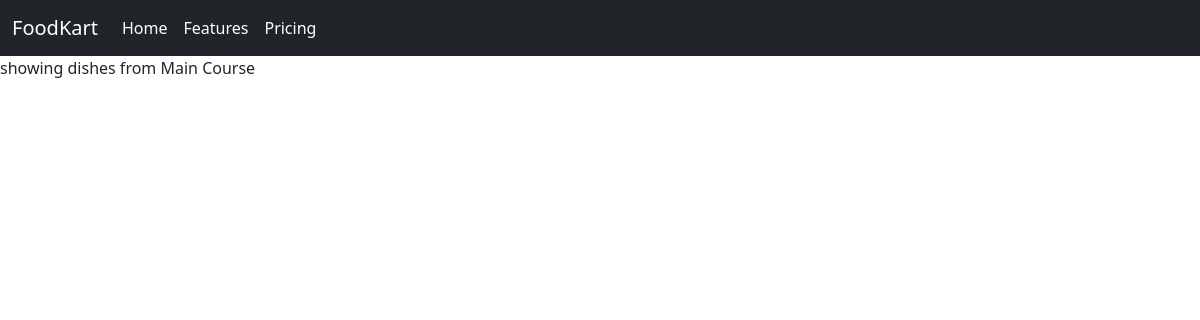
/tag_search/Main Course, run on an earlier commit of the app's database.
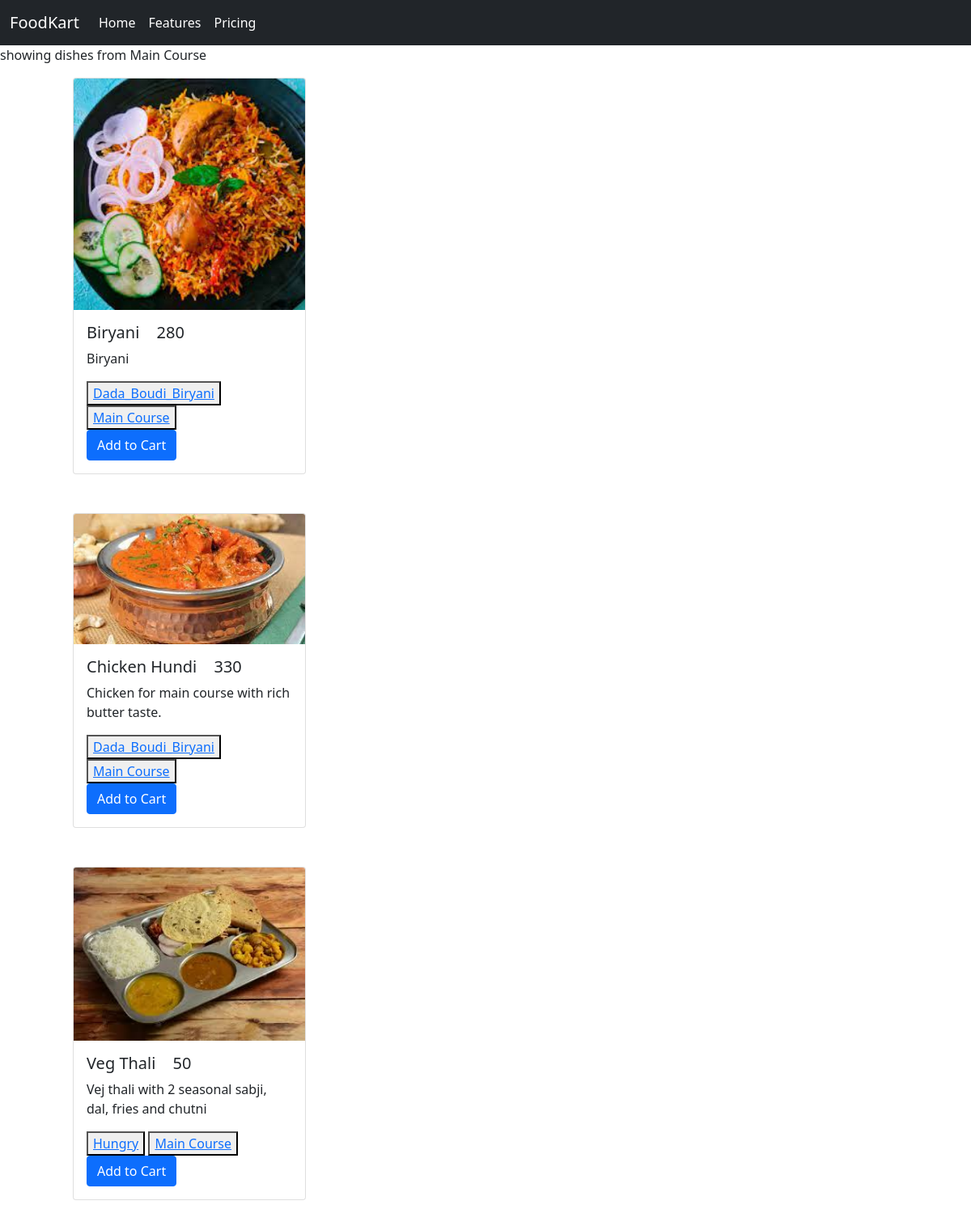
And on a later commit of the database.
### menu/models.py (models this page shows, shortened)
class Tags(models.Model):
    tag = models.CharField(max_length=100)
    id = models.AutoField(primary_key=True)
    def __str__(self):
        return f'{self.tag}'

class Dish(models.Model):
    id = models.AutoField(primary_key=True)
    name = models.CharField(max_length=200, null = False, blank = False, default = 'newItem')
    description = models.TextField()
    price = models.IntegerField()
    image = models.ImageField(null = False, blank = False)
    tags = models.ForeignKey(Tags, on_delete = models.CASCADE, null = True)
    resturant = models.ForeignKey(Resturant, on_delete = models.CASCADE)

### menu/views.py (the view)
# urls.py: path('tag_search/<str:tag>', views.tag_search, name = 'tag_search')
def tag_search(request, tag):
    dish = []
    for i in Dish.objects.all():
        tags = str(i.tags)
        if tags == tag:
            dish.append(i)
    context = {
        'dish' : dish,
        'tag' : tag
    }
    return render(request, 'menu/index.html', context = context)

### Templates/menu/index.html (shortened to what this page needs)
{%load static%}
<!DOCTYPE html>
<html lang="en">
<head>
    <link href="https://cdn.jsdelivr.net/npm/bootstrap@5.1.3/dist/css/bootstrap.min.css" rel="stylesheet"
>
</head>
<body>
    <nav class="navbar navbar-expand-lg bg-dark ">
        <div class="container-fluid">
          <a class="navbar-brand text-white" href="{% url 'index' %}">FoodKart</a>
          <div class="collapse navbar-collapse" id="navbarNav">
            <ul class="navbar-nav">
              <li class="nav-item">
                <a class="nav-link active text-white" aria-current="page" href="#">Home</a>
              </li>
              <li class="nav-item">
                <a class="nav-link text-white" href="#">Features</a>
              </li>
              <li class="nav-item">
                <a class="nav-link text-white" href="#">Pricing</a>
              </li>
            </ul>
          </div>
        </div>
      </nav>
      {%if resturant or tag%}
        <p>showing dishes from {{resturant}} {{tag}}</p>
      {%endif%}
    {%for i in dish%}
    <div class="container">
    <div class="card mx-5" style="width: 18rem;">
        <img src="{{i.image.url}}" class="card-img-top" alt="...">
        <div class="card-body">
          <h5 class="card-title">{{i.name}} <span class="mx-3">{{i.price}}</span></h5>
          <p class="card-text">{{i.description}}</p>
          <button ><a href="{% url 'resturant_search' i.resturant%}">{{i.resturant}}</a></button>
          <button ><a href="{% url 'tag_search' i.tags%}">{{i.tags}}</a></button>
          <br>
          <a href="#" class="btn btn-primary">Add to Cart</a>
        </div>
      </div>
    </div>
      <br><br>
    {%endfor%}
</body>
</html>

What changed in the data, as far as the page shows it:
now on this page (row unchanged): Tags: tag "Main Course"
now on this page (row edited): Dish: image (picture), name "Biryani", price "280", description "Biryani", resturant "Dada_Boudi_Biryani", tags "Main Course"
now on this page (row edited): Dish: image (picture), name "Chicken Hundi", price "330", description "Chicken for main course with rich butter taste.", resturant "Dada_Boudi_Biryani", tags "Main Course"
now on this page (row edited): Dish: image (picture), name "Veg Thali", price "50", description "Vej thali with 2 seasonal sabji, dal, fries and chutni", resturant "Hungry", tags "Main Course"
Also different on the page:
{{ tag }}: "Main Course" → (not shown)
